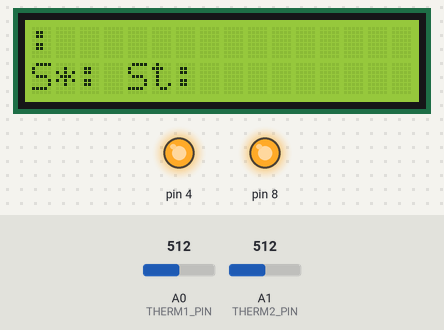
The sketch below on a simulated Arduino Uno, built with avr-gcc and run on an emulated ATmega328P. On the bench: 16×2 character LCD, output pins drawn as LEDs (lit = HIGH). Inputs (shaded band) come from the test bench; at power-on: A0 (THERM1_PIN) = 512, A1 (THERM2_PIN) = 512. Storage starts empty; what the sketch prints to the serial monitor is not drawn.

Above: at 0.2 s.
At 4.2 s:
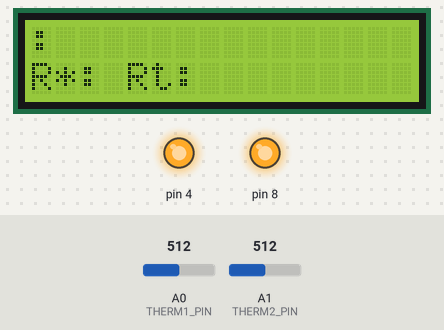

Measured:
- what the display in image 1 shows lasts 4.0 s, from 4.1 s to 8.1 s

The sketch:

OvenBox.ino
```cpp
#include <SPI.h>
#include <SD.h>
#include <Wire.h>
#include <LiquidCrystal_I2C.h>

#define SSR_PIN 9
#define THERM1_PIN A0
#define THERM2_PIN A1

#define CONTROL "BANGBANG"
//#define CONTROL "PID"

#define kp 2;
#define ki 5;
#define kd 1;

#define THERMISTOR_VOLTAGE 5
#define RESISTOR_HIGH 180.00
#define RESISTOR_MID 4700.00
#define RESISTOR_LOW 100000.00

bool start = false;

LiquidCrystal_I2C lcd(0x27,16,2);
File profilesFile;
byte index;
int targetTemp = 0;
int currentTemperature;

/*PID data variables*/
double error;
double lastError;
double setPoint;
double cumError, rateError;

String selectedProfile[] = {"","","","","",""};

void setup() {
  pinMode(8,OUTPUT);
  digitalWrite(8,HIGH);
  pinMode(4,OUTPUT);
  digitalWrite(4,HIGH);

  pinMode(SSR_PIN,OUTPUT);
  lcd.begin();
  lcd.backlight();
  Serial.begin(115200);
  getProfileFromSD('0');
  currentTemperature = (steinHartTemp(THERM1_PIN,RESISTOR_LOW)+steinHartTemp(THERM2_PIN,RESISTOR_LOW))/2;
}

void loop() {
  double output = (steinHartTemp(THERM1_PIN,RESISTOR_LOW) + steinHartTemp(THERM2_PIN,RESISTOR_LOW))/2.0;
  Serial.println(output);
  writeLCD(selectedProfile[0]+": "+ selectedProfile[1],"S*:"+selectedProfile[2]+" St:"+selectedProfile[3]);
  delay(4000);
  writeLCD(selectedProfile[0]+": "+ selectedProfile[1],"R*:"+selectedProfile[4]+" Rt:"+selectedProfile[5]);
  delay(4000);
  while(start == true)
  {
    if(currentTemperature <= 75){ currentTemperature = (steinHartTemp(THERM1_PIN,RESISTOR_LOW)+steinHartTemp(THERM2_PIN,RESISTOR_LOW))/2; }
    if(currentTemperature <= 180 && currentTemperature >= 76){ currentTemperature = (steinHartTemp(THERM1_PIN,RESISTOR_MID)+steinHartTemp(THERM2_PIN,RESISTOR_MID))/2; }
    if(currentTemperature <= 250 && currentTemperature >= 181){  currentTemperature = (steinHartTemp(THERM1_PIN,RESISTOR_HIGH)+steinHartTemp(THERM2_PIN,RESISTOR_HIGH))/2; }
    else { while(1){digitalWrite(SSR_PIN,LOW);} }
    analogWrite(SSR_PIN,heatCheck(currentTemperature));
    writeLCD(selectedProfile[0]+": "+ selectedProfile[1]+" T0:"+(String)currentTemperature,"S*:"+selectedProfile[2]+" St:"+selectedProfile[3]);
    delay(4000);
    writeLCD(selectedProfile[0]+": "+ selectedProfile[1]+" T1:"+(String)currentTemperature,"R*:"+selectedProfile[4]+" Rt:"+selectedProfile[5]);
    delay(4000);
  }
}

void getProfileFromSD(char desiredIndex){
  selectedProfile[0] = "";
  selectedProfile[1] = "";
  selectedProfile[2] = "";
  selectedProfile[3] = "";
  selectedProfile[4] = "";
  selectedProfile[5] = "";

  //Serial.begin(115200);
  int i = 0;

  if (!SD.begin(10)) {
    Serial.println("Reading SD failed!");
  }
  else {
  profilesFile = SD.open("profiles.txt");
  if (profilesFile) {
    while (profilesFile.available()) {
      char temp = profilesFile.read();
      if(temp == ':'){
        temp = profilesFile.read();
        selectedProfile[0] = desiredIndex;
        if(temp == desiredIndex){
          while(temp != '.'){
            temp = profilesFile.read();
            if(temp == ','){ i++; temp = profilesFile.read(); }
            if(temp == '.'){ break; }
            selectedProfile[i] += temp;
          }
          break;
          }
        }
      }
    }
  }
  profilesFile.close();
  //Serial.end();
}

int heatCheck(int temperature){
  int output = 0;
  if(CONTROL == "BANGBANG"){
    if(targetTemp > temperature) {output = 255;}
    if(targetTemp <= temperature) {output = 0;}
    }
  if(CONTROL == "PID"){
    double elapsedTime;
    if(millis() >= 8100){elapsedTime = (double)8100;}
    else {elapsedTime = (double)(millis());}        //compute time elapsed from previous computation

    error = setPoint - temperature;                                // determine error
    cumError += error * elapsedTime;                // compute integral
    rateError = (error - lastError)/elapsedTime;   // compute derivative
//    int output = kp*error + ki*cumError + kd*rateError;                //PID output
    lastError = error;                                //remember current error
    }
    return output;
  }

double steinHartTemp(int thermPin, float resistor){
  /* https://rusefi.com/Steinhart-Hart.html */
  double a = 0.0007958948;
  double b = 0.0002135888;
  double c = 0.0000000650;
  double temperature = 0;

  float voltage = ((double)analogRead(thermPin)/1023)*(double)THERMISTOR_VOLTAGE;
  double resistance = (double)resistor/(double)(THERMISTOR_VOLTAGE/voltage-1);

  temperature = (double)(1.0/(a+b*log(resistance)+c*pow(log(resistance),3)))- 273.15;
  //int temperature =(-1.0/b)*(log(((resistor*voltage)/(a*(THERMISTOR_VOLTAGE-voltage)))-(c/a)));
  //t = 273,15 ° C + [a0 + a1 · ln r]-1
  return temperature;
  }

void writeLCD(String line0, String line1){
    lcd.clear();
    lcd.setCursor(0,0);
    lcd.print(line0);
    lcd.setCursor(0,1);
    lcd.print(line1);
}
```
